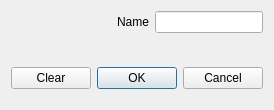
<?xml version="1.0" encoding="UTF-8"?>
<ui version="4.0">
 <class>AddRouteDialog</class>
 <widget class="QDialog" name="AddRouteDialog">
  <property name="geometry">
   <rect>
    <x>0</x>
    <y>0</y>
    <width>272</width>
    <height>110</height>
   </rect>
  </property>
  <property name="windowTitle">
   <string>Add Route</string>
  </property>
  <layout class="QVBoxLayout" name="verticalLayout">
   <item>
    <layout class="QHBoxLayout" name="horizontalLayout_3">
     <item>
      <spacer name="horizontalSpacer_7">
       <property name="orientation">
        <enum>Qt::Horizontal</enum>
       </property>
       <property name="sizeHint" stdset="0">
        <size>
         <width>40</width>
         <height>20</height>
        </size>
       </property>
      </spacer>
     </item>
     <item>
      <widget class="QLabel" name="nameLbl">
       <property name="sizePolicy">
        <sizepolicy hsizetype="Minimum" vsizetype="Minimum">
         <horstretch>0</horstretch>
         <verstretch>0</verstretch>
        </sizepolicy>
       </property>
       <property name="text">
        <string>Name</string>
       </property>
      </widget>
     </item>
     <item>
      <widget class="QLineEdit" name="nameLine">
       <property name="sizePolicy">
        <sizepolicy hsizetype="Fixed" vsizetype="Fixed">
         <horstretch>0</horstretch>
         <verstretch>0</verstretch>
        </sizepolicy>
       </property>
      </widget>
     </item>
    </layout>
   </item>
   <item>
    <spacer name="verticalSpacer">
     <property name="orientation">
      <enum>Qt::Vertical</enum>
     </property>
     <property name="sizeType">
      <enum>QSizePolicy::Expanding</enum>
     </property>
     <property name="sizeHint" stdset="0">
      <size>
       <width>20</width>
       <height>40</height>
      </size>
     </property>
    </spacer>
   </item>
   <item>
    <layout class="QHBoxLayout" name="horizontalLayout">
     <property name="topMargin">
      <number>0</number>
     </property>
     <item>
      <widget class="QPushButton" name="pushButton">
       <property name="text">
        <string>Clear</string>
       </property>
      </widget>
     </item>
     <item>
      <widget class="QDialogButtonBox" name="buttonBox">
       <property name="orientation">
        <enum>Qt::Horizontal</enum>
       </property>
       <property name="standardButtons">
        <set>QDialogButtonBox::Cancel|QDialogButtonBox::Ok</set>
       </property>
      </widget>
     </item>
    </layout>
   </item>
   <item>
    <spacer name="verticalSpacer_2">
     <property name="orientation">
      <enum>Qt::Vertical</enum>
     </property>
     <property name="sizeType">
      <enum>QSizePolicy::Fixed</enum>
     </property>
     <property name="sizeHint" stdset="0">
      <size>
       <width>20</width>
       <height>10</height>
      </size>
     </property>
    </spacer>
   </item>
  </layout>
 </widget>
 <resources/>
 <connections>
  <connection>
   <sender>buttonBox</sender>
   <signal>accepted()</signal>
   <receiver>AddRouteDialog</receiver>
   <slot>accept()</slot>
   <hints>
    <hint type="sourcelabel">
     <x>261</x>
     <y>83</y>
    </hint>
    <hint type="destinationlabel">
     <x>157</x>
     <y>109</y>
    </hint>
   </hints>
  </connection>
  <connection>
   <sender>buttonBox</sender>
   <signal>rejected()</signal>
   <receiver>AddRouteDialog</receiver>
   <slot>reject()</slot>
   <hints>
    <hint type="sourcelabel">
     <x>261</x>
     <y>83</y>
    </hint>
    <hint type="destinationlabel">
     <x>262</x>
     <y>109</y>
    </hint>
   </hints>
  </connection>
  <connection>
   <sender>pushButton</sender>
   <signal>clicked()</signal>
   <receiver>nameLine</receiver>
   <slot>clear()</slot>
   <hints>
    <hint type="sourcelabel">
     <x>66</x>
     <y>66</y>
    </hint>
    <hint type="destinationlabel">
     <x>182</x>
     <y>19</y>
    </hint>
   </hints>
  </connection>
 </connections>
</ui>
